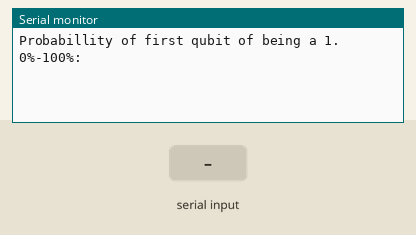
This sketch was run on a simulated Arduino Uno, built with avr-gcc and run on an emulated ATmega328P. Shown: the last lines printed to the serial monitor. The inputs (shaded band) are chosen by the test bench. Random numbers use the default seed unless the sketch sets one.

Above: at 1.0 s.
1.1 s: "Y" received over Serial
At 3.3 s:
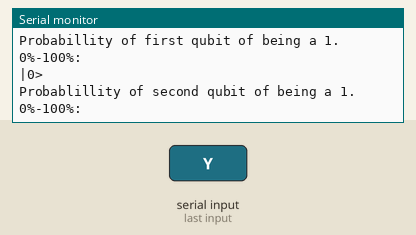
3.6 s: "y" received over Serial
At 5.3 s:
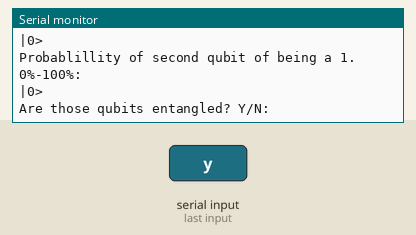
6.1 s: "N" received over Serial
At 7.9 s:
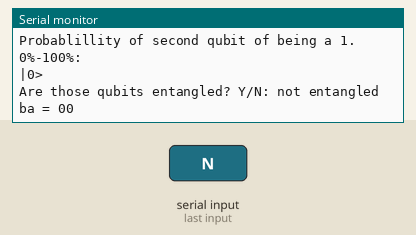

The sketch:

qubit_entagled.ino.ino
```cpp
/*qbits are in superposition and can be entangled (correlated)
 * We substitute superposition by biased randomness and entanglement by a depending equation
*/
int aPercentOne, bPercentOne;
int aQubit, bQubit; //qubits
bool aCollapse, bCollapse;
String collapsed;
String entangled;
int correlated; //0: not correlated, 1: correlated, 2 error;
bool error;
#define doNothing 2
#define LEDq2 6 //they represent the state of qubits
#define LEDq1 7

void setup() {
  randomSeed(analogRead(A0));
  Serial.begin(115200);

  //ask parametres by Serial Monitor
  Serial.print("\nProbabillity of first qubit of being a 1.  0%-100%:");
  while (!Serial.available()) {};
  aPercentOne = Serial.readString().toInt();
  printQubit(aPercentOne);

  Serial.print("Probablillity of second qubit of being a 1.  0%-100%:");
  while (!Serial.available()) {};
  bPercentOne = Serial.readString().toInt();
  printQubit(bPercentOne);
  //qubits entangled
  do {
    Serial.print("Are those qubits entangled? Y/N:");
    while (!Serial.available()) {};
    entangled = Serial.readString();
    entangled.trim();
    correlated = (entangled == "Y" || entangled == "y") ? 1 : ((entangled == "N" || entangled == "n") ? 0 : doNothing) ;
  } while (correlated == doNothing);
  Serial.print(" ");
  correlated ? Serial.println("Qubits ENTANGLED") : Serial.println("not entangled");
  if (correlated) {
    Serial.print("Both qubits are entangled. Which qubit collapses firts? A/B:");
    while (!Serial.available()) {};
    collapsed = Serial.readString();
    collapsed.trim(); //do not forget
    collapsed.toLowerCase();
    Serial.print(" ");
    Serial.println(collapsed);
    aCollapse = collapsed == "a" ? 1 : 0;
    bCollapse = collapsed == "b" ? 1 : 0;
  }
}

void loop() {
  //the following are the most interested formulas of the present firmware
  //collapse qubits and show with LEDs
  //entangled, use the same formula
  correlated ? (bQubit = aQubit = (aCollapse ? collapse(aPercentOne) : collapse(bPercentOne))) : (correlated = 0); //qubits entangled
  //not entangled, use different formulas
  !correlated ? aQubit = collapse(aPercentOne) : doNothing; //if not entangled collapse
  !correlated ? bQubit = collapse(bPercentOne) : doNothing; //if not entangled collapse
  //show by Serial Monitor
  Serial.print("ba = ");
  Serial.print(bQubit); digitalWrite(LEDq2, bQubit); //present the qubits by Serial Monitor and visually
  //show by LEDs
  Serial.println(aQubit); digitalWrite(LEDq1, aQubit);
  delay(1000);
}
//Ex. percent of be a one: 25%
bool collapse(int percentOne) {
  int percentZero = 100 - percentOne;
  return random(100 - percentZero, 100 + percentOne) > 100 ? 1 : 0;
}

void printQubit(int percentOne){

  Serial.println();
  //when qubits are |0> or |1>
  if (percentOne == 0 || percentOne == 100) {
    percentOne == 100 ? Serial.println("|1>") : doNothing;
    percentOne == 0 ? Serial.println("|0>") : doNothing;
  }
  else {
  Serial.print("((√");
  Serial.print(100-percentOne); //print percentages of first qubit
  Serial.print(")/10)|0> + ");
  Serial.print("((√");
  Serial.print(percentOne);
  Serial.println(")/10)|1>\n");
  }
}
```

Measured:
- after the input at 1.1 s, the serial monitor: prints a new line after 1.0 s (image 1)
- after the input at 3.6 s, the serial monitor: prints a new line after 1.0 s (image 2)
- after the input at 6.1 s, the serial monitor: prints a new line after 1.0 s (image 3)
